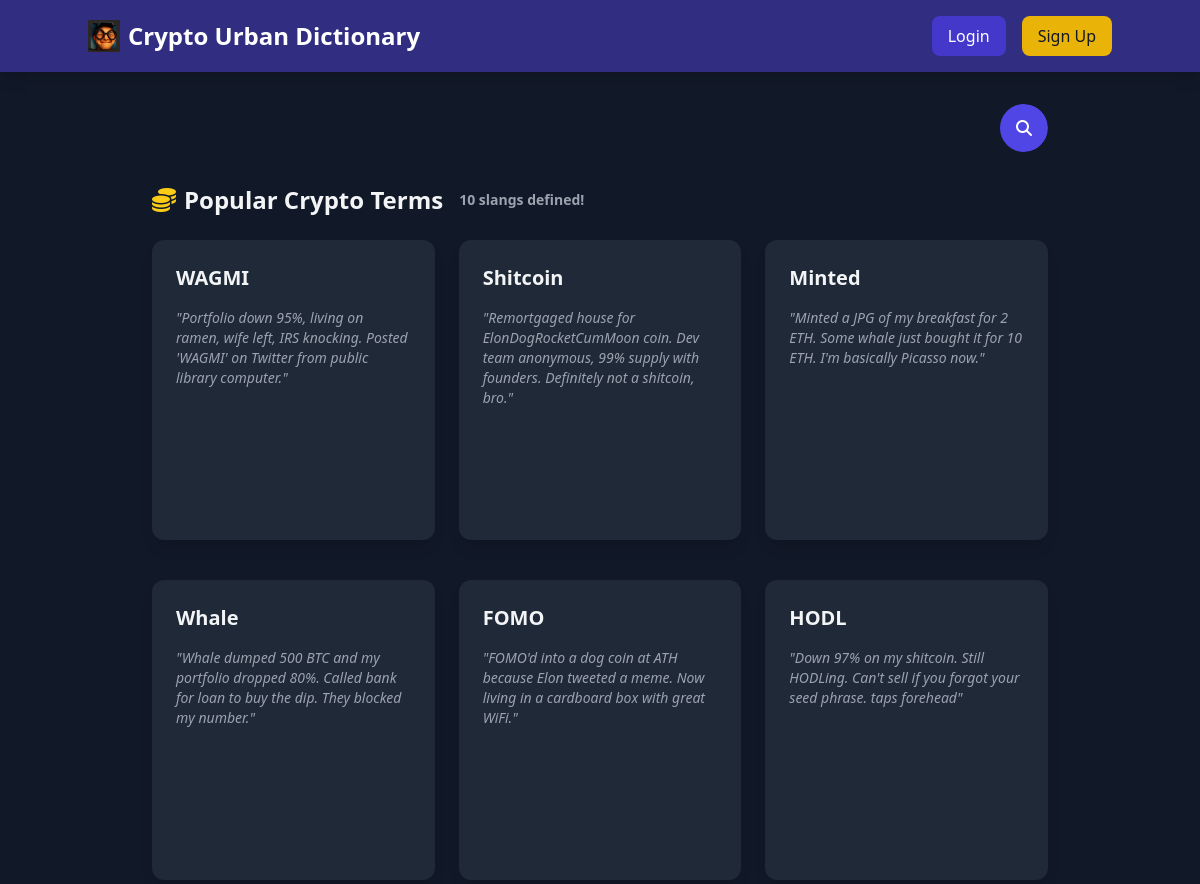
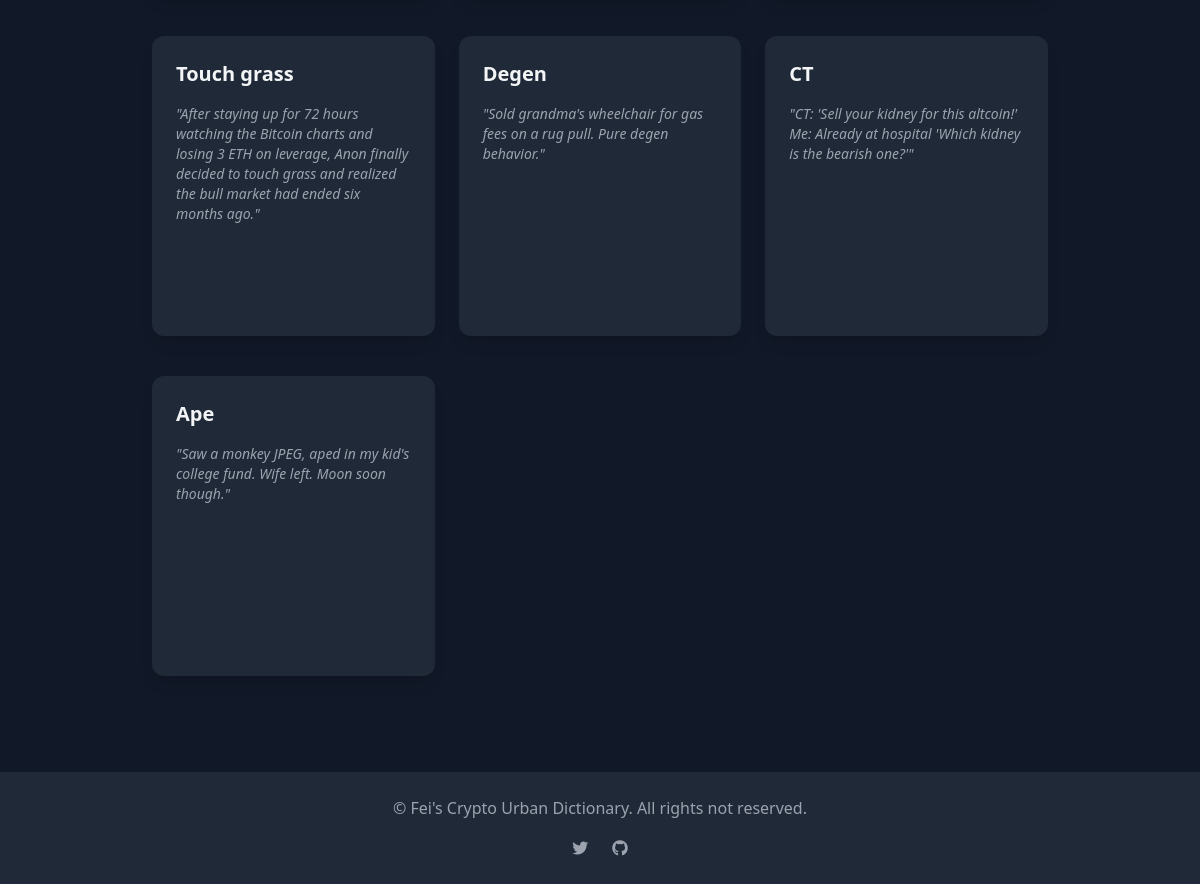
Screenshot of /words/ with the database file from the repository (2 pictures, top to bottom).
### words/models.py (models this page shows, shortened)
class Definition(models.Model):
    word = models.CharField(max_length=200)
    definition = models.TextField()
    example = models.TextField(blank=True, null=True)
    pub_date = models.DateTimeField('date published', auto_now_add=True)
    upvotes = models.IntegerField(default=0)
    downvotes = models.IntegerField(default=0)
    creator = models.TextField(max_length=300, blank=True)

### words/views.py (the view)
# urls.py: path("words/", index),
def index(request):
    words = Definition.objects.all().order_by('-pub_date')
    word_count = words.count()
    return render(request, 'words/index.html', {
        'words': words,
        'word_count': word_count
    })

### words/templates/words/index.html (shortened to what this page needs)
{% load static %}
<!DOCTYPE html>
<html lang="en">
  <head>
    <script src="https://cdn.tailwindcss.com"></script>
    <link
      rel="stylesheet"
      href="https://cdnjs.cloudflare.com/ajax/libs/font-awesome/6.4.0/css/all.min.css"
    />
  </head>
  <body class="bg-gray-900 text-gray-100 min-h-screen">
    <header class="bg-indigo-900 text-white py-4 px-6 shadow-lg">
      <div class="container mx-auto flex justify-between items-center">
        <div class="flex items-center space-x-2">
          <img
            src="{% static 'images/logo.png' %}"
            alt="Logo"
            class="h-8 w-auto"
          />
          <h1 class="text-2xl font-bold">Crypto Urban Dictionary</h1>
        </div>
        <div class="flex space-x-4">
          {% if user.is_authenticated %}
          <form action="{% url 'logout' %}" method="post" class="inline">
            {% csrf_token %}
            <button
              type="submit"
              class="px-4 py-2 bg-gray-700 hover:bg-gray-600 rounded-lg transition"
            >
              <i class="fas fa-user-circle mr-2"></i> Logout
            </button>
          </form>
          {% else %}
          <button
            id="loginBtn"
            class="px-4 py-2 bg-indigo-700 hover:bg-indigo-600 rounded-lg transition"
          >
            Login
          </button>
          <button
            id="signupBtn"
            class="px-4 py-2 bg-yellow-500 hover:bg-yellow-400 text-gray-900 rounded-lg transition"
          >
            Sign Up
          </button>
          {% endif %}
        </div>
      </div>
    </header>
    <main class="container mx-auto py-8 px-4">
      <div class="max-w-4xl mx-auto">
        <div class="mb-8 relative flex justify-end">
          <div id="searchContainer" class="search-container collapsed relative">
            <button
              id="searchBtn"
              class="search-btn absolute right-0 top-0 bg-indigo-600 hover:bg-indigo-500 p-2 rounded-full flex items-center justify-center w-12 h-12"
            >
              <span class="search-icon">
                <i class="fas fa-search"></i>
              </span>
            </button>
          </div>
        </div>
        <h2 class="text-2xl font-bold mb-6 flex items-center">
          <i class="fas fa-coins mr-2 text-yellow-400"></i> Popular Crypto Terms
          <span class="ml-4 text-sm text-gray-400"
            >{{ word_count }} slangs defined!</span
          >
        </h2>
        <div
          id="termsContainer"
          class="grid grid-cols-1 md:grid-cols-2 lg:grid-cols-3 gap-6"
        >
          {% for word in words %}
          <div
            class="flip-card term-card"
            data-term="{{ word.word|lower }}"
            data-definition="{{ word.definition|lower }}"
          >
            <div class="flip-card-inner">
              <div
                class="flip-card-front bg-gray-800 p-6 rounded-xl shadow-lg flex flex-col justify-between"
              >
                <div class="card-content">
                  <h3 class="text-xl font-bold mb-2">{{ word.word }}</h3>
                  <div class="mt-2 mb-auto">
                    {% if word.example %}
                    <p class="text-gray-400 text-sm italic">
                      "{{ word.example }}"
                    </p>
                    {% endif %}
                  </div>
                </div>
              </div>
              <div
                class="flip-card-back bg-indigo-900 p-6 rounded-xl shadow-lg"
              >
                <div class="card-content">
                  <h3 class="text-xl font-bold mb-4">{{ word.word }}</h3>
                  <p class="text-sm definition-text">{{ word.definition }}</p>
                  <div
                    class="flex justify-between mt-4 pt-4 border-t border-indigo-700"
                  >
                    <div class="text-xs text-gray-400">
                      <div>Published: {{ word.pub_date|date:"M d" }}</div>
                      <div>By: {{ word.creator|default:"Anonymous" }}</div>
                    </div>
                  </div>
                </div>
              </div>
            </div>
          </div>
          {% endfor %}
        </div>
      </div>
    </main>
    <footer class="bg-gray-800 py-6 mt-12">
      <div class="container mx-auto px-6 text-center text-gray-400">
        <p>© Fei's Crypto Urban Dictionary. All rights not reserved.</p>
        <div class="flex justify-center space-x-6 mt-4">
          <a href="https://x.com/fahygaoyf" class="hover:text-white"
            ><i class="fab fa-twitter"></i
          ></a>
          <a
            href="https://github.com/fahygao/crypto_urbandictionary"
            class="hover:text-white"
            ><i class="fab fa-github"></i
          ></a>
        </div>
      </div>
    </footer>
  </body>
</html>

### words/templates/words/index.html (style rules this page uses)
.flip-card { perspective: 1000px; cursor: pointer; min-height: 300px; width: 100%; margin-bottom: 16px; }
.flip-card-inner { position: relative; width: 100%; height: 100%; min-height: 300px; transition: transform 0.6s; transform-style: preserve-3d; -webkit-transform-style: preserve-3d; }
.flip-card-front, .flip-card-back { position: absolute; width: 100%; height: 100%; min-height: 300px; -webkit-backface-visibility: hidden; backface-visibility: hidden; display: flex; flex-direction: column; }
.flip-card-front { z-index: 2; transform: rotateY(0deg); }
.flip-card-back { transform: rotateY(180deg); }
.card-content { display: flex; flex-direction: column; height: 100%; justify-content: space-between; }
.definition-text { flex: 1; overflow: visible; margin-bottom: 12px; }
.search-container { transition: all 0.3s ease; overflow: hidden; border-radius: 9999px; }
.search-container.collapsed { width: 50px; background-color: transparent; }
.search-btn { transition: all 0.3s ease; z-index: 10; }
.search-icon { font-size: 16px; color: #fff; }

### rows the page displays
Definition: word "WAGMI", example "Portfolio down 95%, living on ramen, wife left, IRS knocking. Posted 'WAGMI' on Twitter from public library computer."
Definition: word "Shitcoin", example "Remortgaged house for ElonDogRocketCumMoon coin. Dev team anonymous, 99% supply with founders. Definitely not a shitcoin, bro."
Definition: word "Minted", example "Minted a JPG of my breakfast for 2 ETH. Some whale just bought it for 10 ETH. I'm basically Picasso now."
Definition: word "Whale", example "Whale dumped 500 BTC and my portfolio dropped 80%. Called bank for loan to buy the dip. They blocked my number."
Definition: word "FOMO", example "FOMO'd into a dog coin at ATH because Elon tweeted a meme. Now living in a cardboard box with great WiFi."
Definition: word "HODL", example "Down 97% on my shitcoin. Still HODLing. Can't sell if you forgot your seed phrase. taps forehead"
Definition: word "Touch grass", example "After staying up for 72 hours watching the Bitcoin charts and losing 3 ETH on leverage, Anon finally decided to touch grass and realized the bull market had ended six months ago."
Definition: word "Degen", example "Sold grandma's wheelchair for gas fees on a rug pull. Pure degen behavior."
Definition: word "CT", example "CT: 'Sell your kidney for this altcoin!' Me: Already at hospital 'Which kidney is the bearish one?'"
Definition: word "Ape", example "Saw a monkey JPEG, aped in my kid's college fund. Wife left. Moon soon though."

### other values shown
{{ word_count }} "10"
